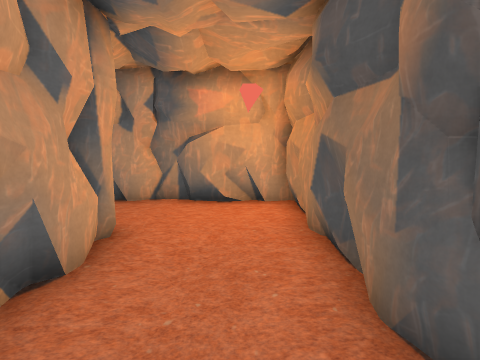
View 1 (above)

22 first-person views from a walk through a Unity game level. The camera is 1.5 m above the floor, tilts 6° down and sees 80° across. The floor is counted in squares, 1 m on a side. Each view is taken from the middle of a square. On the plan, view 1 faces up. The plan holds only what a view shows up to about 14 squares ahead; the rest is blank. The place goes on beyond the plan. The player character is not drawn.

View 2
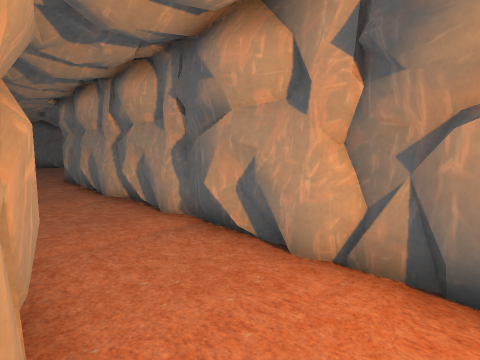

View 3
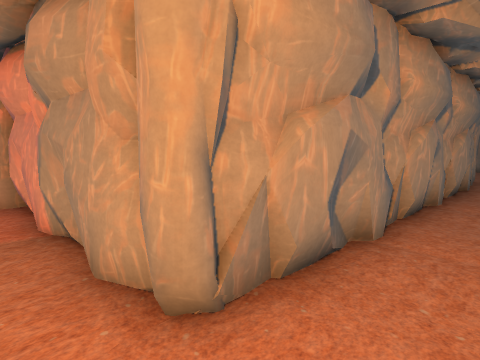

View 4
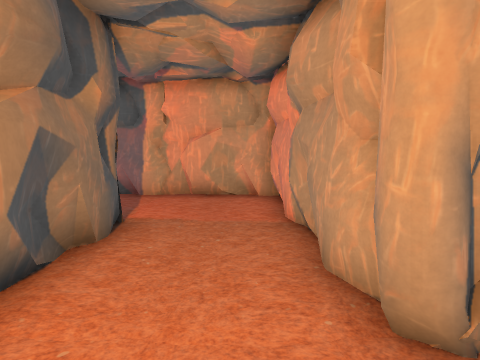

View 5
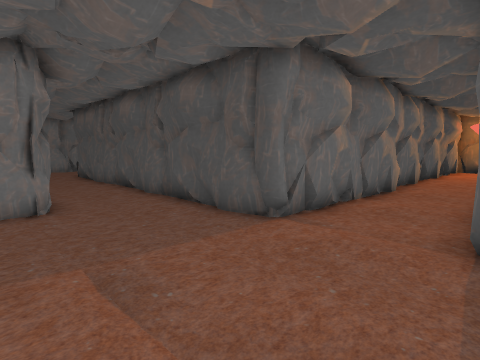

View 6
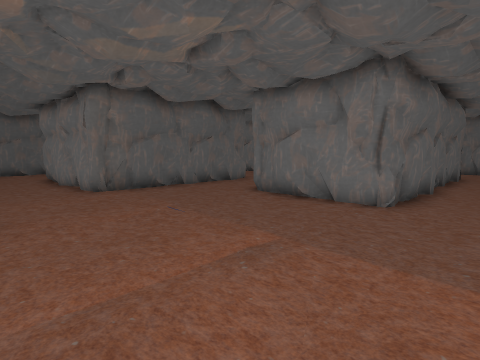

View 7
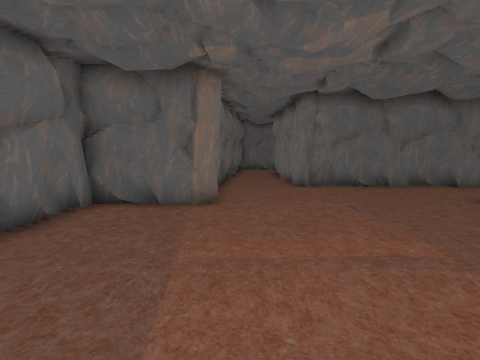

View 8
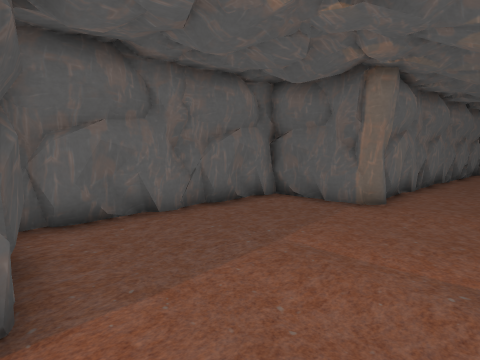

View 9
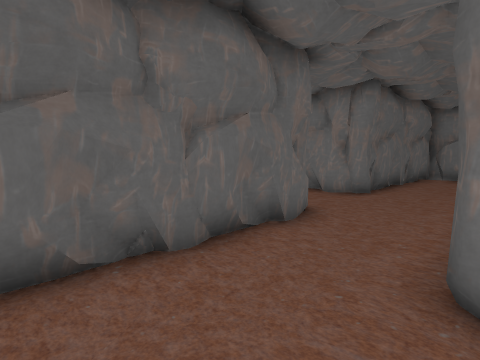

View 10
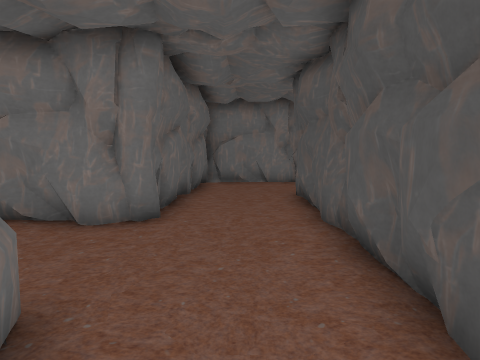

View 11
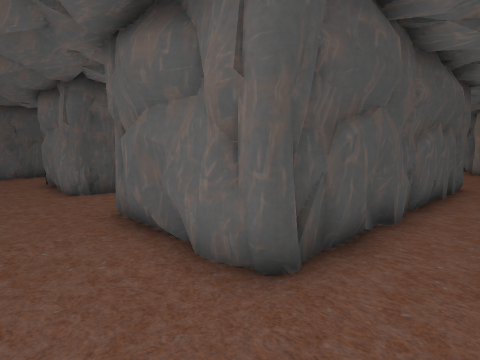

View 12
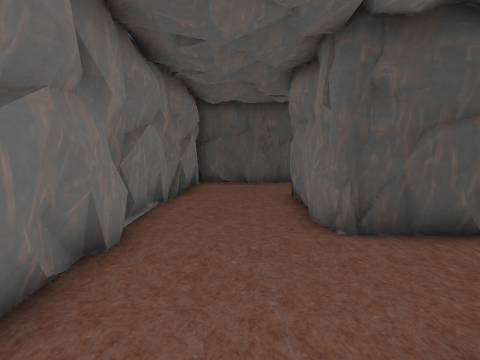

View 13
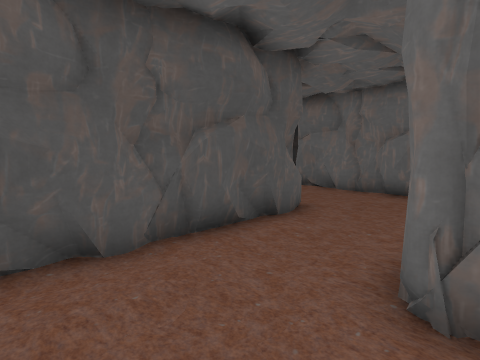

View 14
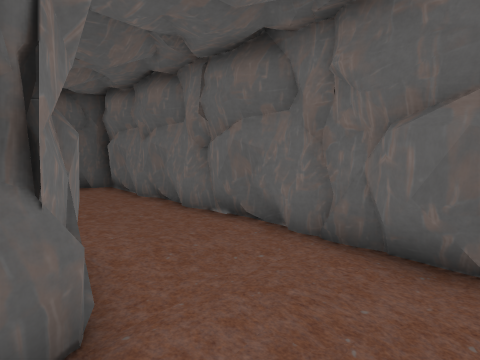

View 15
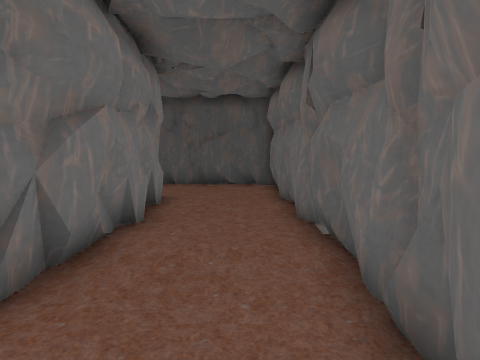

View 16
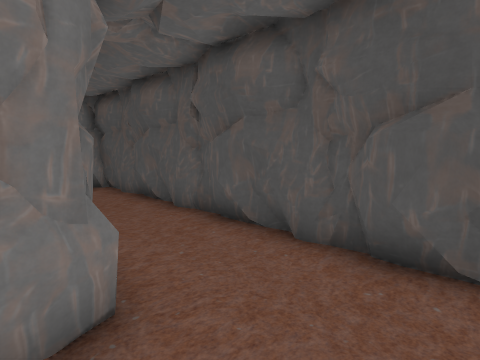

View 17
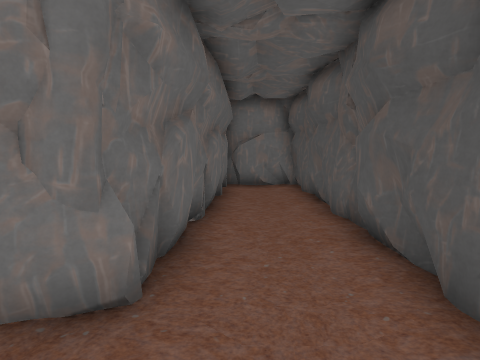

View 18
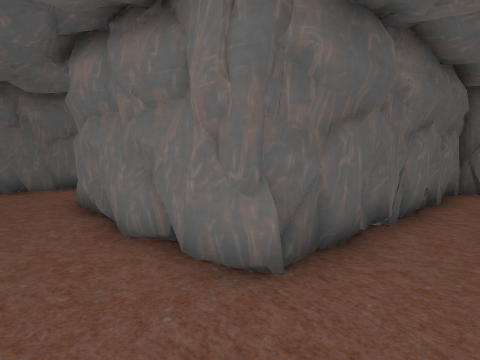

View 19
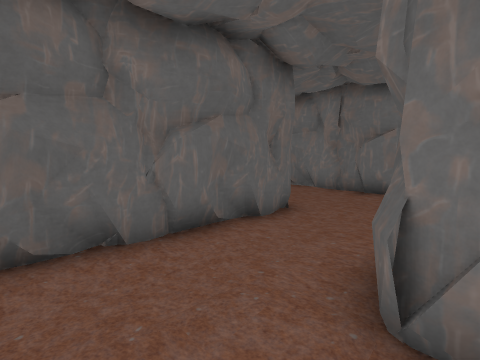

View 20
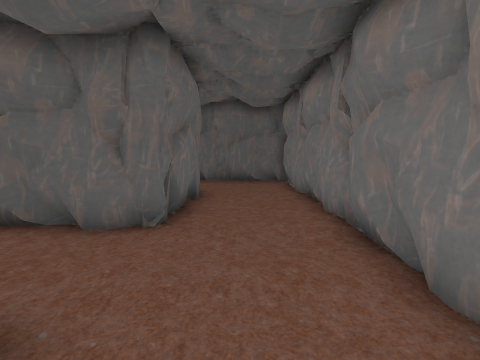

View 21
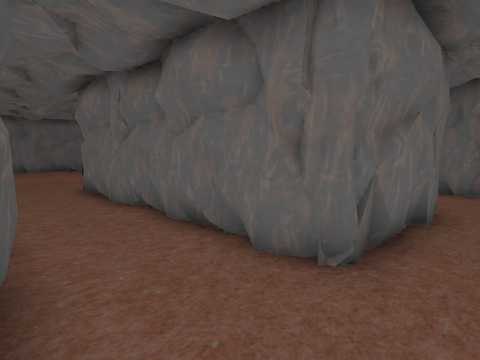

View 22
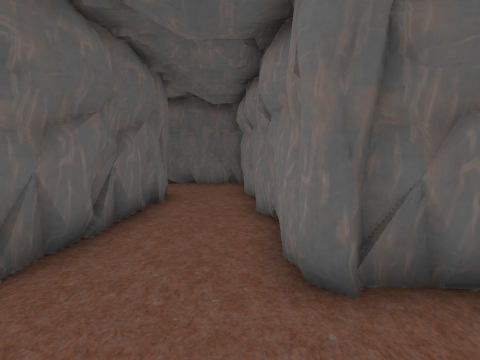

### Floor plan
Key: @ floor where view 1 was taken; # wall or solid block; . floor.
Columns run from 34 left of view 1 to 3 right of it. Each row starts with its distance up from view 1.
 29                                 ####
 28                                 #..#
 27      #####################      #..#
 26      #...................#      #..#
 25      #...................#      #..#
 24      #.....##............#      #..#
 23      #...#####...######..#      #..#
 22      #...#   ##..#    #..#      #..#
 21      #...#   ##..#    #..#      #..#
 20 ######...#   ##..#   ##..##    ##..#
 19 .........#   #...#   #....######...#
 18 .........#   ##..#   ##............#
 17 ###......#    #..#    #............#
 16   ####...#    #..#    ####....######
 15      #...#    #..#       #######
 14      #...#   ##..#
 13      #...#####...#
 12      #...........#
 11      #...........#
 10      #...........#
  9   ####...........#################
  8 ###..............................###
  7 ...................................##
  6 ....................................#
  5 ##########.......################..##
  4          #.......#             ##..##
  3          #.......               #..##
  2          #######.               #..##
  1               ###               #...#
  0                                 #.@..
 -1                                 #....
 -2                                 ######
 -3                                      #

Where each view was taken, in squares from view 1:
view 1: 0 up, 0 right, facing up
view 2: 5 up, 1 left, facing up-left
view 3: 7 up, 1 left, facing down-left
view 4: 7 up, 1 left, facing down
view 5: 5 up, 22 left, facing up-right
view 6: 5 up, 18 left, facing up-left
view 7: 6 up, 17 left, facing left
view 8: 8 up, 17 left, facing down-left
view 9: 10 up, 25 left, facing up-left
view 10: 14 up, 27 left, facing up
view 11: 26 up, 27 left, facing down-right
view 12: 25 up, 22 left, facing right
view 13: 26 up, 13 left, facing down-right
view 14: 20 up, 11 left, facing down-right
view 15: 17 up, 11 left, facing right
view 16: 17 up, 3 left, facing up-right
view 17: 17 up, 1 left, facing up
view 18: 17 up, 0 right, facing up-left
view 19: 17 up, 8 left, facing up-left
view 20: 25 up, 15 left, facing left
view 21: 25 up, 17 left, facing down-left
view 22: 19 up, 26 left, facing left
